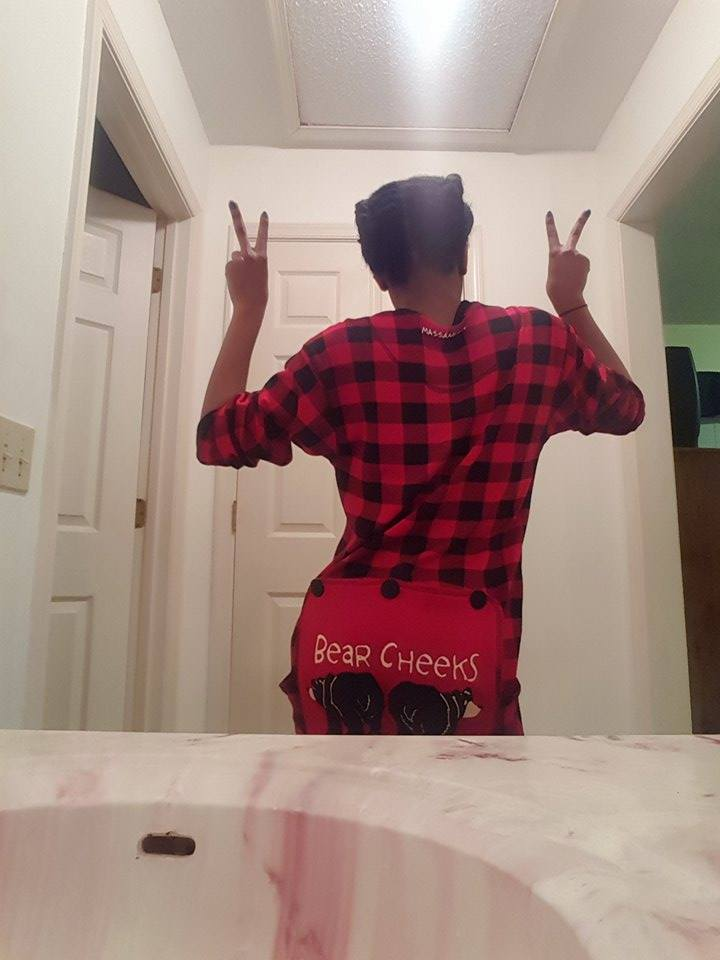
#> input picture Girls Who Code/20134777_1899526076988082_1361491761_n.jpg, 720 x 960 px
$ python Obamicon.py
#> lines starting #> are read from the running program, lines starting #| are printed output that depends on the picture
from PIL import Image

# RGB values for recoloring.
darkBlue = (0, 51, 76)
red = (217, 26, 33)
lightBlue = (112, 150, 158)
yellow = (252, 227, 166)

# Import image.
my_image = Image.open("20134777_1899526076988082_1361491761_n.jpg") #change IMAGENAME to the path on your computer to the image you're using
#> my_image is the input picture: PIL image 720x960 RGB; mean R, G, B 164.5, 138.4, 130.4
image_list = my_image.getdata() #each pixel is represented in the form (red value, green value, blue value, transparency). You don't need the fourth value.
image_list = list(image_list) #Turns the sequence above into a list. The list can be iterated through in a loop.
#> image_list = 691200 items

recolored = [] #list that will hold the pixel data for the new image.

#YOUR CODE to loop through the original list of pixels and build a new list based on intensity should go here.
intensityofDarkBlue = sum(darkBlue)             #the sum of the intensity of each color#
intensityOfRed = sum(red)
intensityOflightBlue = sum(lightBlue)
intensityOfyellow = sum(yellow)

for pixel in image_list:                        #for loop within image_list  #image_list is the within the pixels in the image
    if sum (pixel)<= 182:                        # this checks the intensity of the color Dark blue
        image_list = (0, 51,76)                  # this sets the image_list equaled to the color Dark blue
        recolored.append(image_list)             # and if it runs fill in pixel with dark blue
    elif sum (pixel)<= 364:                                       # this checks the intensity of the color red
        image_list = (217,26,33)                                  # this sets the image_list equaled to the color red
        recolored.append(image_list)                              # and if it runs fill in pixel with red
    elif sum (pixel)<= 546:                     # this checks the intensity of the color light blue
        image_list = (112, 150, 158)            # this sets the image_list equaled to the color light blue
        recolored.append(image_list)            # and if it runs fill in pixel with light blue
    else:                                                  # if none of the statements are true this runs or if the pixels are greater than 546
        image_list = (252, 227, 166)                       # this sets the image_list equaled to the color yellow
        recolored.append(image_list)                        # and if it runs fill in pixel with yellow
#> this loop made 691200 passes
#> pixel on passes 1 to 12: (225, 221, 210), (225, 221, 210), (225, 221, 210), (225, 221, 210), (225, 221, 210), (225, 221, 210), (225, 221, 210), (225, 221, 210), (223, 219, 208), (224, 220, 209), (225, 221, 210), (226, 222, 211)
#> after the loop, recolored = 691200 items

# Create a new image using the recolored list. Display and save the image.
new_image = Image.new("RGB", my_image.size) #Creates a new image that will be the same size as the original image.
#> new_image: PIL image 720x960 RGB; every value is 0
new_image.putdata(recolored) #Adds the data from the recolored list to the image.
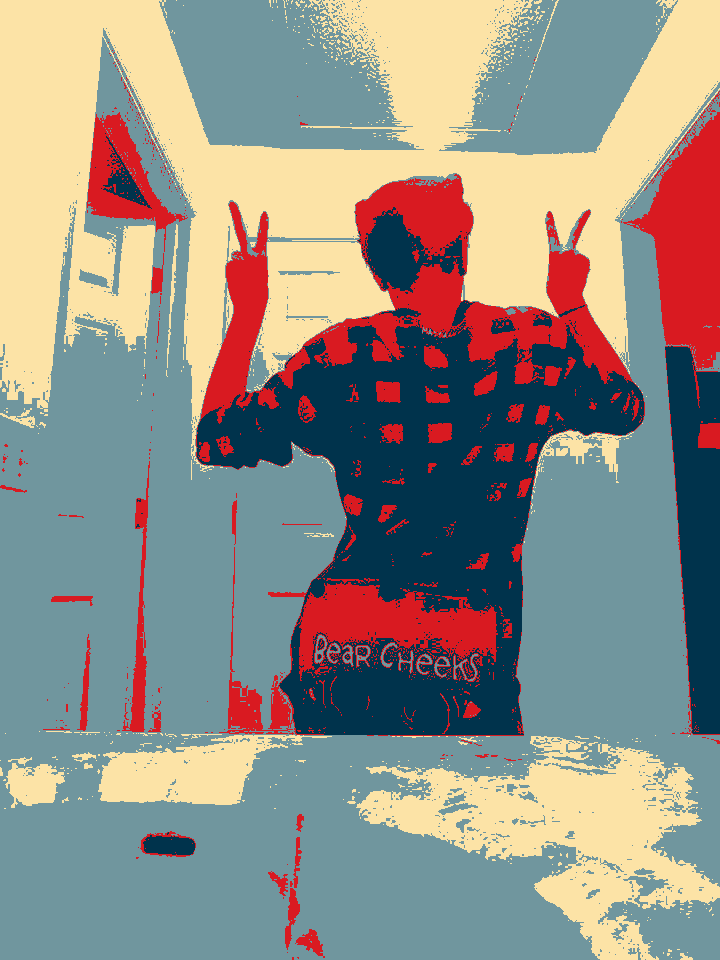
#> new_image: PIL image 720x960 RGB; mean R, G, B 143.7, 142.4, 134.7
new_image.show() #show the new image on the screen
new_image.save("recolored.jpg", "jpeg") #save the new image as "recolored.jpg"
#> (the run stopped early here; a loop or call above may not have finished)
